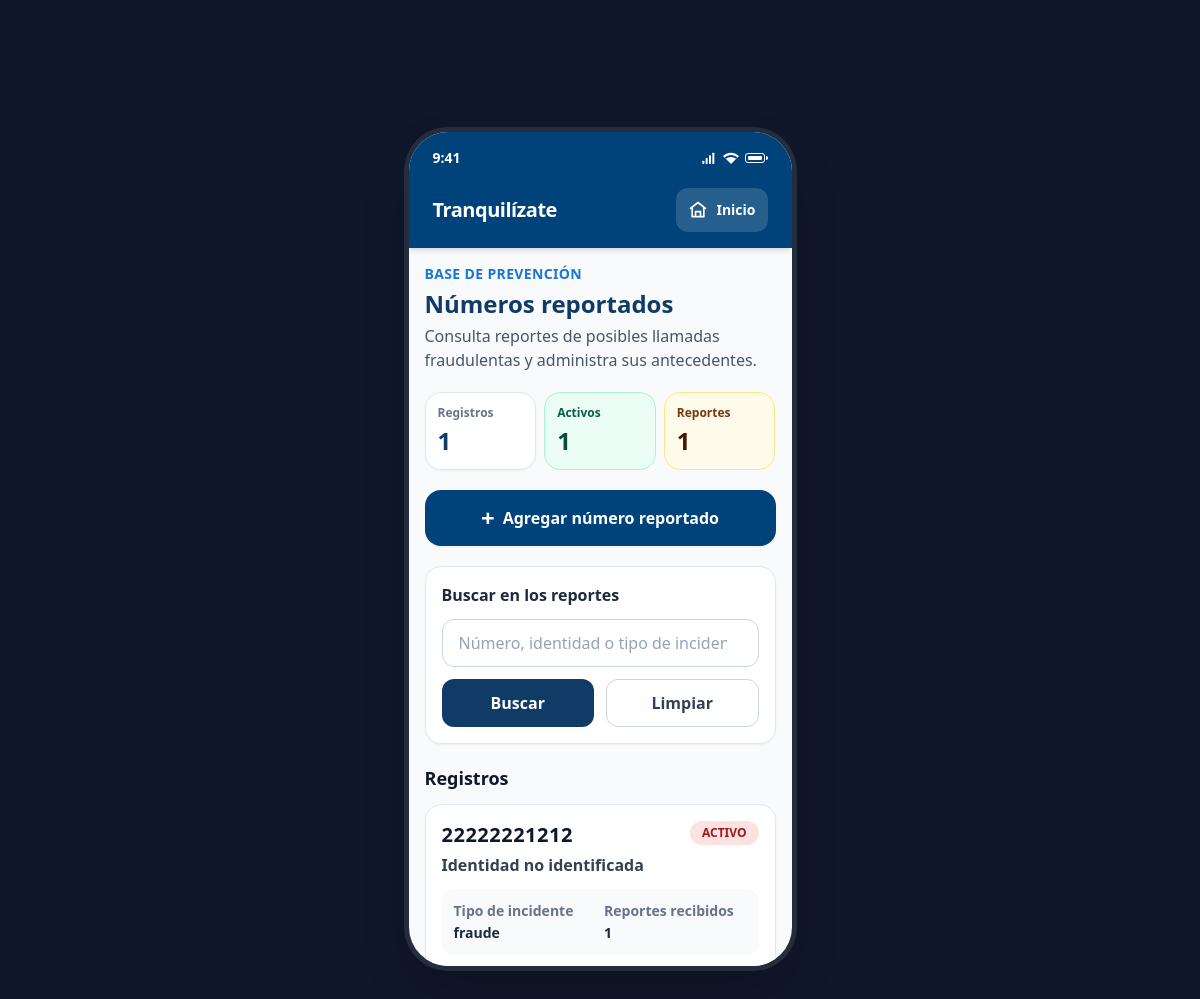
The app's page /reportados/ with its own data.
### llamadas/models.py (models this page shows, shortened)
class NumeroReportado(models.Model):
    numero_telefonico = models.CharField(max_length=18, unique=True)
    identidad_reportada = models.CharField(max_length=200, blank=True, default='')
    descripcion = models.TextField(blank=True, default='')
    tipo_incidente = models.CharField(max_length=80, blank=True, default='')
    cantidad_reportes = models.PositiveIntegerField(default=1)
    fecha_primer_reporte = models.DateTimeField(auto_now_add=True)
    fecha_ultimo_reporte = models.DateTimeField(auto_now=True)
    estado = models.CharField(
        max_length=32,
        choices=EstadoRegistroReporte.choices,
        default=EstadoRegistroReporte.ACTIVO,
    )
    class Meta:
        ordering = ['-fecha_ultimo_reporte']
        verbose_name = 'Número reportado'
        verbose_name_plural = 'Números reportados'

### llamadas/views.py (the view)
# urls.py: path('reportados/', views.lista_numeros_reportados, name='lista_numeros_reportados'),
def lista_numeros_reportados(request):
    queryset = NumeroReportado.objects.all()
    busqueda = request.GET.get('q', '').strip()
    if busqueda:
        queryset = queryset.filter(
            Q(numero_telefonico__icontains=busqueda)
            | Q(identidad_reportada__icontains=busqueda)
            | Q(tipo_incidente__icontains=busqueda)
        )
    estadisticas = {
        'total': NumeroReportado.objects.count(),
        'activos': NumeroReportado.objects.filter(estado='ACTIVO').count(),
        'reportes': sum(queryset.values_list('cantidad_reportes', flat=True)),
    }
    return render(request, 'llamadas/numeros_reportados.html', {
        'reportados': queryset,
        'busqueda': busqueda,
        'estadisticas': estadisticas,
    })

### templates/llamadas/numeros_reportados.html (shortened to what this page needs)
{% extends 'base.html' %}
{% block content %}
<section class="mx-auto max-w-2xl space-y-5">
  <div class="space-y-1">
    <p class="text-sm font-bold uppercase tracking-wide text-brand-accent">Base de prevención</p>
    <h1 class="text-2xl font-extrabold text-brand-navy">Números reportados</h1>
    <p class="text-base leading-6 text-slate-600">Consulta reportes de posibles llamadas fraudulentas y administra sus antecedentes.</p>
  </div>
  <div class="grid grid-cols-3 gap-2" aria-label="Resumen de números reportados">
    <div class="rounded-2xl border border-slate-200 bg-white p-3 shadow-sm"><p class="text-xs font-semibold text-slate-500">Registros</p><p class="mt-1 text-2xl font-extrabold text-brand-navy">{{ estadisticas.total }}</p></div>
    <div class="rounded-2xl border border-emerald-200 bg-emerald-50 p-3"><p class="text-xs font-semibold text-emerald-800">Activos</p><p class="mt-1 text-2xl font-extrabold text-emerald-900">{{ estadisticas.activos }}</p></div>
    <div class="rounded-2xl border border-amber-200 bg-amber-50 p-3"><p class="text-xs font-semibold text-amber-900">Reportes</p><p class="mt-1 text-2xl font-extrabold text-amber-950">{{ estadisticas.reportes }}</p></div>
  </div>
  <a href="{% url 'numero_reportado_crear' %}" class="flex min-h-14 w-full items-center justify-center gap-2 rounded-2xl bg-brand-header px-4 text-base font-extrabold text-white shadow-sm hover:bg-brand-dark focus:outline-none focus:ring-2 focus:ring-brand-accent focus:ring-offset-2">
    <span aria-hidden="true" class="text-2xl leading-none">+</span> Agregar número reportado
  </a>
  <form method="get" class="space-y-3 rounded-2xl border border-slate-200 bg-white p-4 shadow-sm">
    <label for="q" class="block text-base font-bold text-slate-800">Buscar en los reportes</label>
    <input id="q" type="search" name="q" value="{{ busqueda }}" class="min-h-12 w-full rounded-xl border border-slate-300 px-4 text-base text-slate-900 placeholder:text-slate-400 focus:border-brand-accent focus:ring-brand-accent" placeholder="Número, identidad o tipo de incidente">
    <div class="grid grid-cols-2 gap-3">
      <button type="submit" class="min-h-12 rounded-xl bg-brand-navy px-4 text-base font-bold text-white">Buscar</button>
      <a href="{% url 'lista_numeros_reportados' %}" class="flex min-h-12 items-center justify-center rounded-xl border border-slate-300 px-4 text-base font-bold text-slate-700">Limpiar</a>
    </div>
  </form>
  <div class="space-y-3">
    <h2 class="text-lg font-extrabold text-slate-900">{% if busqueda %}Resultados{% else %}Registros{% endif %}</h2>
    {% for registro in reportados %}
      <article class="space-y-3 rounded-2xl border border-slate-200 bg-white p-4 shadow-sm">
        <div class="flex items-start justify-between gap-3">
          <div class="min-w-0">
            <h3 class="break-all text-xl font-extrabold tracking-wide text-slate-900">{{ registro.numero_telefonico }}</h3>
            <p class="mt-1 text-base font-semibold text-slate-700">{{ registro.identidad_reportada|default:'Identidad no identificada' }}</p>
          </div>
          {% if registro.estado == 'ACTIVO' %}
            <span class="shrink-0 rounded-full bg-red-100 px-3 py-1 text-xs font-extrabold uppercase text-red-800">Activo</span>
          {% elif registro.estado == 'RESUELTO' %}
            <span class="shrink-0 rounded-full bg-emerald-100 px-3 py-1 text-xs font-extrabold uppercase text-emerald-800">Resuelto</span>
          {% elif registro.estado == 'INACTIVO' %}
            <span class="shrink-0 rounded-full bg-slate-100 px-3 py-1 text-xs font-extrabold uppercase text-slate-700">Inactivo</span>
          {% else %}
            <span class="shrink-0 rounded-full bg-blue-100 px-3 py-1 text-xs font-extrabold uppercase text-blue-800">{{ registro.get_estado_display }}</span>
          {% endif %}
        </div>
        <div class="grid grid-cols-2 gap-2 rounded-xl bg-slate-50 p-3 text-sm">
          <div><p class="font-semibold text-slate-500">Tipo de incidente</p><p class="mt-0.5 font-bold text-slate-800">{{ registro.tipo_incidente|default:'Sin especificar' }}</p></div>
          <div><p class="font-semibold text-slate-500">Reportes recibidos</p><p class="mt-0.5 font-bold text-slate-800">{{ registro.cantidad_reportes }}</p></div>
        </div>
      </article>
    {% endfor %}
  </div>
</section>
{% endblock %}

### templates/base.html (style rules this page uses)
body { background: #0f172a; -webkit-tap-highlight-color: transparent; user-select: none; }

### records on screen
NumeroReportado: numero_telefonico "22222221212", identidad_reportada "Identidad no identificada", estado "ACTIVO", tipo_incidente "fraude", cantidad_reportes "1"

### other values on screen
{{ estadisticas.total }} "1"
{{ estadisticas.activos }} "1"
{{ estadisticas.reportes }} "1"
